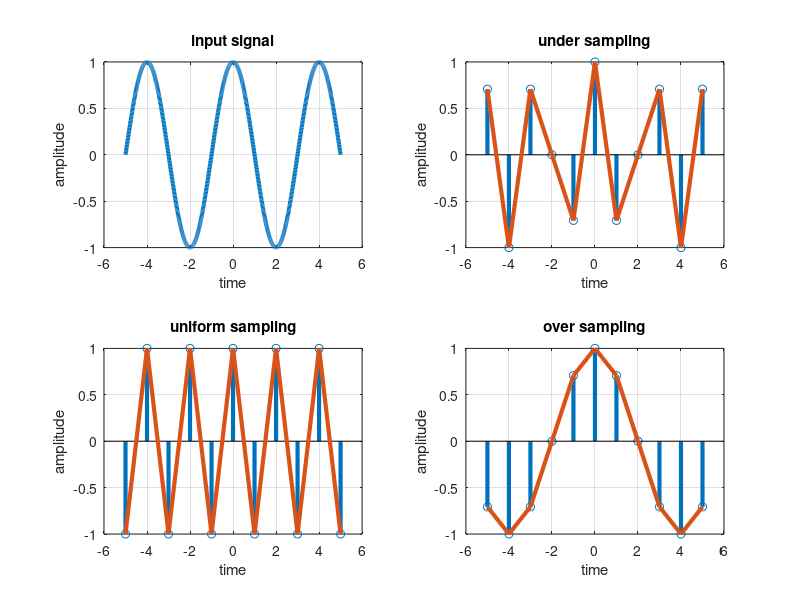
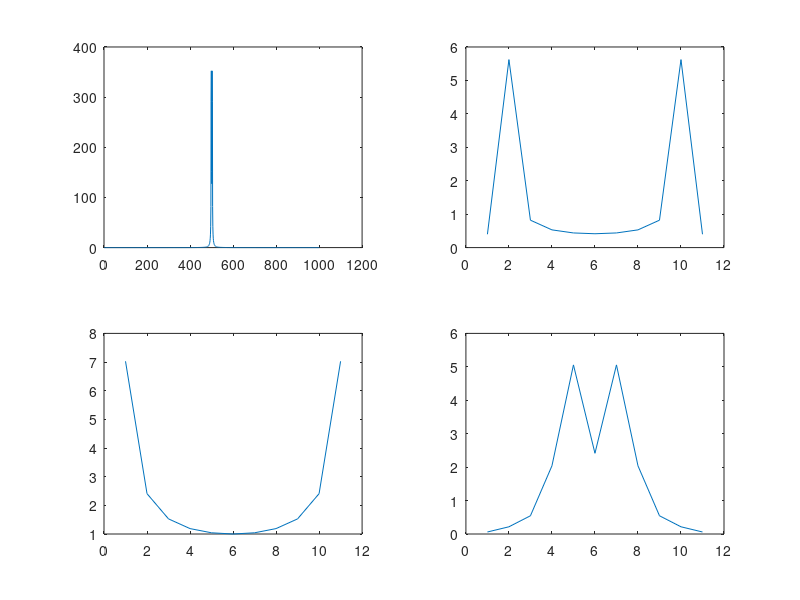

MATLAB code to generate these figures, in order:

%sampling
clear all;
close all;
clc;
t=-5:0.01:5;
T=4;fm=1/T;
x=cos(2*pi*fm*t);
subplot(2,2,1);plot(t,x,'linewidth',3);
xlabel('time');ylabel('amplitude');
grid;
title('input signal');
n1=-5:1:5;
fs1=1.6*fm;
fs2=2*fm;
fs3=8*fm;
x1=cos(2*pi*fm/fs1*n1);
subplot(2,2,2);stem(n1,x1,'linewidth',3);
xlabel('number of samples');ylabel('amplitude');
hold on;
subplot(2,2,2);plot(n1,x1,'linewidth',3);
xlabel('time');ylabel('amplitude');
grid;
title('under sampling');
n2=-5:1:5;
x2=cos(2*pi*fm/fs2*n2);
subplot(2,2,3);stem(n2,x2,'linewidth',3);
xlabel('number of samples');ylabel('amplitude');
hold on;
subplot(2,2,3);plot(n2,x2,'linewidth',3);
xlabel('time');ylabel('amplitude');
grid;
title('uniform sampling');
n3=-5:1:5;
x3=cos(2*pi*fm/fs3*n3);
subplot(2,2,4);stem(n3,x3,'linewidth',3);
hold on;
subplot(2,2,4);plot(n3,x3,'linewidth',3);
xlabel('number of samples');ylabel('amplitude');
xlabel('time');ylabel('amplitude');
grid;
title('over sampling');
%.............................................................................
figure
 subplot(2,2,1)
 plot(abs(fftshift(fft(x))));
 subplot(2,2,2)
 plot(abs(fftshift(fft(x1))));
 subplot(2,2,3)
 plot(abs(fftshift(fft(x2))));
subplot(2,2,4)
 plot(abs(fftshift(fft(x3))));